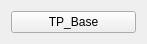
<?xml version="1.0" encoding="UTF-8"?>
<ui version="4.0">
 <class>TP_Base</class>
 <widget class="QWidget" name="TP_Base">
  <property name="geometry">
   <rect>
    <x>0</x>
    <y>0</y>
    <width>147</width>
    <height>44</height>
   </rect>
  </property>
  <property name="windowTitle">
   <string>Form</string>
  </property>
  <layout class="QVBoxLayout" name="verticalLayout">
   <item>
    <widget class="QPushButton" name="pushButton">
     <property name="text">
      <string>TP_Base</string>
     </property>
    </widget>
   </item>
  </layout>
 </widget>
 <resources/>
 <connections/>
</ui>
